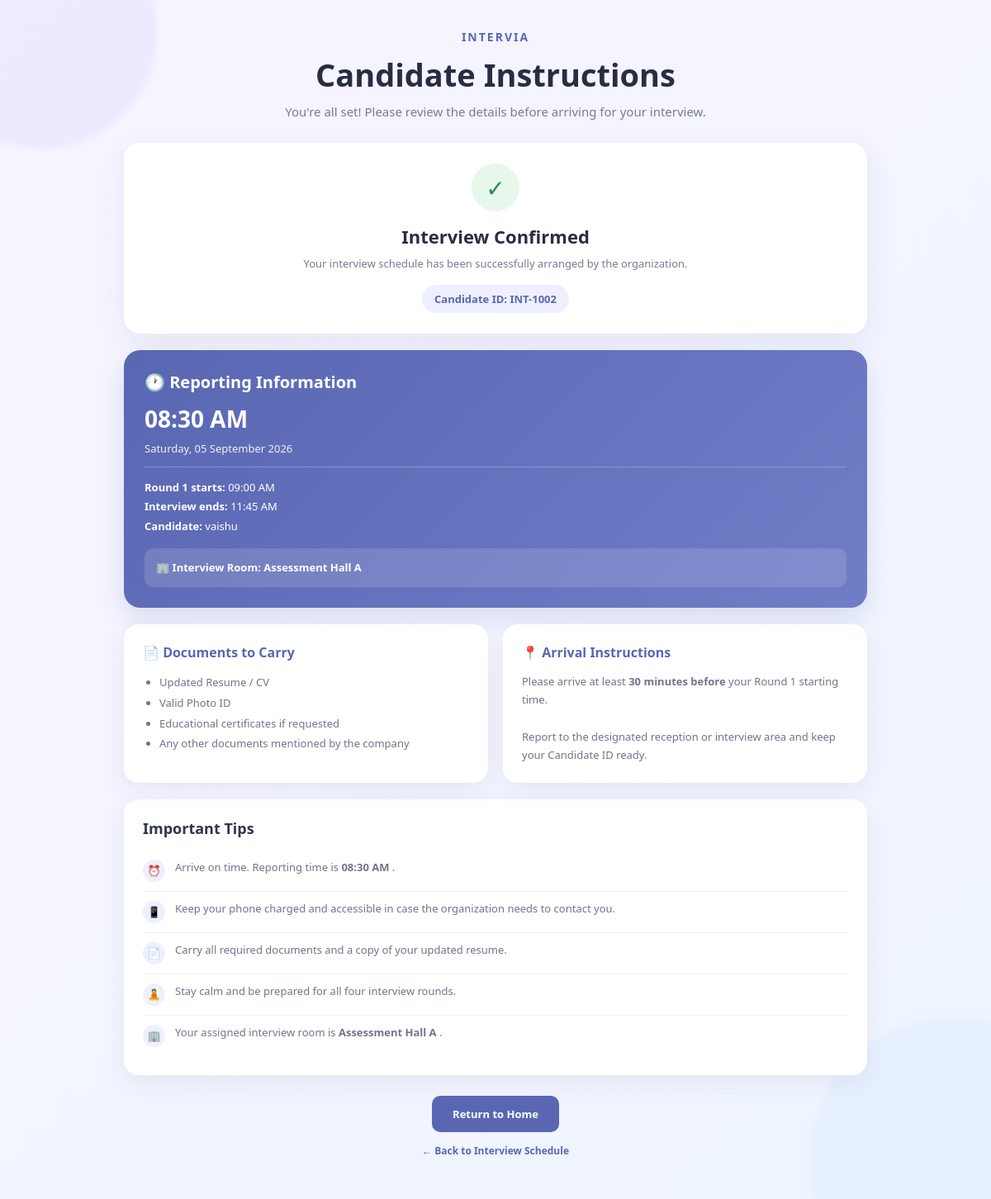
Page /instructions?candidate_id=INT-1002 on the committed database.
### tables this page shows
CREATE TABLE candidates (
            id TEXT PRIMARY KEY,
            name TEXT NOT NULL,
            email TEXT NOT NULL,
            status TEXT DEFAULT 'Added'
        );

CREATE TABLE interview_schedules (
            candidate_id TEXT PRIMARY KEY,

            date TEXT NOT NULL,
            formatted_date TEXT,
            weekday TEXT,

            starting_time TEXT,
            starting_time_raw TEXT,

            reporting_time TEXT,
            reporting_date TEXT,

            room TEXT NOT NULL,

            session_start_raw TEXT,
            session_end_raw TEXT,

            session_start TEXT,
            session_end TEXT,

            buffer_time INTEGER,
            number_of_candidates INTEGER,

            aptitude_duration INTEGER,
            technical_duration INTEGER,
            managerial_duration INTEGER,
            hr_duration INTEGER,

            round1_start TEXT,
            round1_end TEXT,

            break1_start TEXT,
            break1_end TEXT,

            round2_start TEXT,
            round2_end TEXT,

            break2_start TEXT,
            break2_end TEXT,

            round3_start TEXT,
            round3_end TEXT,

            break3_start TEXT,
            break3_end TEXT,

            round4_start TEXT,
            round4_end TEXT,

            FOREIGN KEY(candidate_id)
            REFERENCES candidates(id)
        );

### app.py (the view)
@app.route("/instructions")
def instructions():
    candidate_id = request.args.get(
        "candidate_id",
        ""
    ).strip()
    if not candidate_id:
        return redirect(
            url_for("candidate")
        )
    selected_candidate = find_candidate(
        candidate_id
    )
    if selected_candidate is None:
        return redirect(
            url_for("candidate")
        )
    schedule_data = get_schedule(
        selected_candidate["id"]
    )
    return render_template(
        "instructions.html",
        candidate=selected_candidate,
        schedule=schedule_data
    )

### app.py (called while the page is built)
def get_db():
    conn = sqlite3.connect(DATABASE)
    conn.row_factory = sqlite3.Row
    return conn

def find_candidate(candidate_id):
    if not candidate_id:
        return None
    conn = get_db()
    row = conn.execute("""
        SELECT *
        FROM candidates
        WHERE UPPER(id) = UPPER(?)
    """, (candidate_id,)).fetchone()
    conn.close()
    if row is None:
        return None
    return dict(row)

def get_schedule(candidate_id):
    conn = get_db()
    row = conn.execute("""
        SELECT *
        FROM interview_schedules
        WHERE candidate_id = ?
    """, (candidate_id,)).fetchone()
    conn.close()
    if row is None:
        return None
    return dict(row)

### templates/instructions.html (shortened to what this page needs)
<!DOCTYPE html>
<html lang="en">
<head>
</head>
<body>
<div class="circle one"></div>
<div class="circle two"></div>
<main class="page">
    <header class="header">
        <div class="brand">
            Intervia
        </div>
        <h1>
            Candidate Instructions
        </h1>
        <p class="subtitle">
            You're all set! Please review the details
            before arriving for your interview.
        </p>
    </header>
    {% if schedule %}
    <section class="confirmation">
        <div class="check">
            ✓
        </div>
        <h2>
            Interview Confirmed
        </h2>
        <p>
            Your interview schedule has been successfully
            arranged by the organization.
        </p>
        <div class="candidate-id">
            Candidate ID:
            {{ candidate.id }}
        </div>
    </section>
    <section class="reporting-card">
        <h2>
            🕐 Reporting Information
        </h2>
        <div class="reporting-main">
            {{ schedule.reporting_time }}
        </div>
        <div class="reporting-date">
            {{ schedule.weekday }},
            {{ schedule.reporting_date }}
        </div>
        <div class="reporting-details">
            <strong>
                Round 1 starts:
            </strong>
            {{ schedule.starting_time }}
            <br>
            <strong>
                Interview ends:
            </strong>
            {{ schedule.session_end }}
            <br>
            <strong>
                Candidate:
            </strong>
            {{ candidate.name }}
            <div class="room-box">
                🏢 Interview Room:
                {{ schedule.room }}
            </div>
        </div>
    </section>
    <div class="info-grid">
        <section class="info-card">
            <h3>
                📄 Documents to Carry
            </h3>
            <ul>
                <li>
                    Updated Resume / CV
                </li>
                <li>
                    Valid Photo ID
                </li>
                <li>
                    Educational certificates
                    if requested
                </li>
                <li>
                    Any other documents
                    mentioned by the company
                </li>
            </ul>
        </section>
        <section class="info-card">
            <h3>
                📍 Arrival Instructions
            </h3>
            <p>
                Please arrive at least
                <strong>30 minutes before</strong>
                your Round 1 starting time.
                <br><br>
                Report to the designated reception
                or interview area and keep your
                Candidate ID ready.
            </p>
        </section>
    </div>
    <section class="tips">
        <h2>
            Important Tips
        </h2>
        <div class="tip">
            <div class="tip-icon">
                ⏰
            </div>
            <div>
                Arrive on time. Reporting time is
                <strong>
                    {{ schedule.reporting_time }}
                </strong>.
            </div>
        </div>
        <div class="tip">
            <div class="tip-icon">
                📱
            </div>
            <div>
                Keep your phone charged and
                accessible in case the organization
                needs to contact you.
            </div>
        </div>
        <div class="tip">
            <div class="tip-icon">
                📄
            </div>
            <div>
                Carry all required documents and
                a copy of your updated resume.
            </div>
        </div>
        <div class="tip">
            <div class="tip-icon">
                🧘
            </div>
            <div>
                Stay calm and be prepared for all
                four interview rounds.
            </div>
        </div>
        <div class="tip">
            <div class="tip-icon">
                🏢
            </div>
            <div>
                Your assigned interview room is
                <strong>
                    {{ schedule.room }}
                </strong>.
            </div>
        </div>
    </section>
    {% endif %}
    <div class="buttons">
        <a
            href="{{ url_for('home') }}"
            class="home-button"
        >
            Return to Home
        </a>
        <a
            href="{{ url_for('schedule', candidate_id=candidate.id) }}"
            class="back"
        >
            ← Back to Interview Schedule
        </a>
    </div>
</main>
</body>
</html>

### templates/instructions.html (style rules this page uses)
* { margin: 0; padding: 0; box-sizing: border-box; font-family: "Segoe UI", Arial, sans-serif; }
body { min-height: 100vh; background: linear-gradient( 135deg, #f7f4ff, #eef5ff ); color: #292d42; padding: 35px 20px 50px; }
.circle { position: fixed; border-radius: 50%; filter: blur(3px); opacity: 0.35; z-index: 0; }
.circle.one { width: 280px; height: 280px; background: #ddd6ff; top: -100px; left: -90px; }
.circle.two { width: 350px; height: 350px; background: #d9e8ff; right: -130px; bottom: -130px; }
.page { position: relative; z-index: 1; max-width: 900px; margin: auto; }
.header { text-align: center; margin-bottom: 28px; }
.brand { color: #5967b3; font-size: 14px; font-weight: 700; letter-spacing: 2px; text-transform: uppercase; margin-bottom: 10px; }
h1 { font-size: 38px; color: #292d42; margin-bottom: 9px; }
.subtitle { color: #777d92; font-size: 15px; }
.confirmation { background: white; border-radius: 20px; padding: 25px; box-shadow: 0 12px 35px rgba(50, 60, 100, 0.08); margin-bottom: 20px; text-align: center; }
.check { width: 58px; height: 58px; border-radius: 50%; background: #e7f7eb; color: #2e8b57; display: flex; align-items: center; justify-content: center; font-size: 28px; margin: 0 auto 15px; }
.confirmation h2 { font-size: 22px; margin-bottom: 8px; }
.confirmation p { color: #777d92; font-size: 13px; line-height: 1.6; }
.candidate-id { display: inline-block; margin-top: 15px; padding: 8px 15px; background: #eef0ff; color: #5967b3; border-radius: 20px; font-size: 13px; font-weight: 700; }
.info-grid { display: grid; grid-template-columns: repeat(2, 1fr); gap: 18px; margin-bottom: 20px; }
.info-card { background: white; border-radius: 18px; padding: 23px; box-shadow: 0 10px 30px rgba(50, 60, 100, 0.07); }
.info-card h3 { color: #5967b3; font-size: 16px; margin-bottom: 13px; }
.info-card p { color: #70758a; font-size: 13px; line-height: 1.7; }
.info-card ul { padding-left: 20px; color: #70758a; font-size: 13px; line-height: 1.9; }
.reporting-card { background: linear-gradient( 135deg, #5967b3, #707dc7 ); color: white; border-radius: 20px; padding: 25px; margin-bottom: 20px; box-shadow: 0 12px 30px rgba(70, 80, 150, 0.15); }
.reporting-card h2 { font-size: 20px; margin-bottom: 12px; }
.reporting-main { font-size: 28px; font-weight: 700; margin-bottom: 8px; }
.reporting-date { font-size: 13px; opacity: 0.9; margin-bottom: 13px; }
.reporting-details { border-top: 1px solid rgba(255,255,255,0.25); padding-top: 13px; font-size: 13px; line-height: 1.8; }
.room-box { margin-top: 15px; padding: 12px 14px; border-radius: 10px; background: rgba(255,255,255,0.13); font-weight: 600; }
.tips { background: white; border-radius: 18px; padding: 23px; box-shadow: 0 10px 30px rgba(50, 60, 100, 0.07); margin-bottom: 25px; }
.tips h2 { font-size: 18px; margin-bottom: 15px; color: #30354d; }
.tip { display: flex; gap: 12px; padding: 11px 0; border-bottom: 1px solid #eef0f5; color: #70758a; font-size: 13px; line-height: 1.5; }
.tip:last-child { border-bottom: none; }
.tip-icon { flex-shrink: 0; width: 27px; height: 27px; border-radius: 50%; background: #eef0ff; display: flex; justify-content: center; align-items: center; font-size: 13px; }
.buttons { text-align: center; margin-top: 20px; }
.home-button { display: inline-block; padding: 13px 25px; background: #5967b3; color: white; border-radius: 10px; text-decoration: none; font-size: 13px; font-weight: 600; }
.back { display: block; margin-top: 14px; color: #5967b3; text-decoration: none; font-size: 12px; font-weight: 600; }

### rows in the picture
candidates: id "INT-1002", name "vaishu"
interview_schedules: reporting_time "08:30 AM", weekday "Saturday", reporting_date "05 September 2026", starting_time "09:00 AM", session_end "11:45 AM", room "Assessment Hall A"
